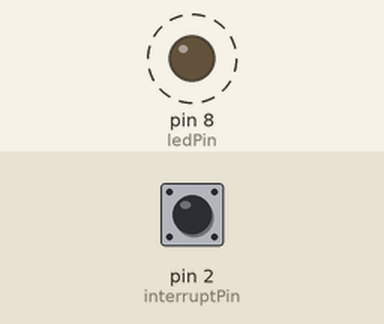
Recording of a sketch running on a simulated Arduino Uno, built with avr-gcc and run on an emulated ATmega328P. Shown: output pins drawn as LEDs (lit = HIGH). Dashed ring = blinking. The test bench sets the inputs (shaded band); at power-on: pin 2 (interruptPin) HIGH.

Above: at 0.5 s.
Timing chart, 0 to 4.8 s (numbered marks = the images above):
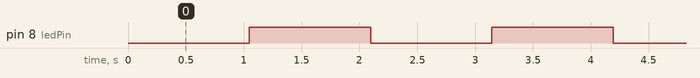

The sketch:

lab_week_9_ex2.ino
```cpp
bool toggle = 1;
volatile int timer1;
const byte ledPin = 8;
const byte interruptPin = 2;
int i,j;

void setup(){
noInterrupts();
TCCR1A = 0;
TCCR1B = 0;
TCNT1 = timer1;
TCCR1B |= (1 << CS12);
TIMSK1 |= (1 << TOIE1);
interrupts();
pinMode(ledPin, OUTPUT);
pinMode(interruptPin, INPUT_PULLUP);
attachInterrupt(digitalPinToInterrupt(interruptPin), blink, FALLING);
Serial.begin(9600);

}

void loop(){

}

ISR(TIMER1_OVF_vect){
TCNT1 = timer1;
i -= 1;

if(i < 1){
 digitalWrite(8, toggle);
}
else if(i == 5){
digitalWrite(8, HIGH);
i += 3;
}
 else if(i ==7){
digitalWrite(8, LOW);

 }
 toggle = !toggle;

}

void blink(){
 j++;
if(j%3 == 0){
timer1 = 31250;
 i = 1;
}
else if(j%3 == 1){
timer1 = 0;
 i = 1;

  }

  else if(j%3 == 2)

  {

    timer1 = 16125;

    i = 6;

  }

}
```

Measured:
- by itself, pin 8 (ledPin): alternates HIGH for 1.0 s and LOW for 1.0 s
